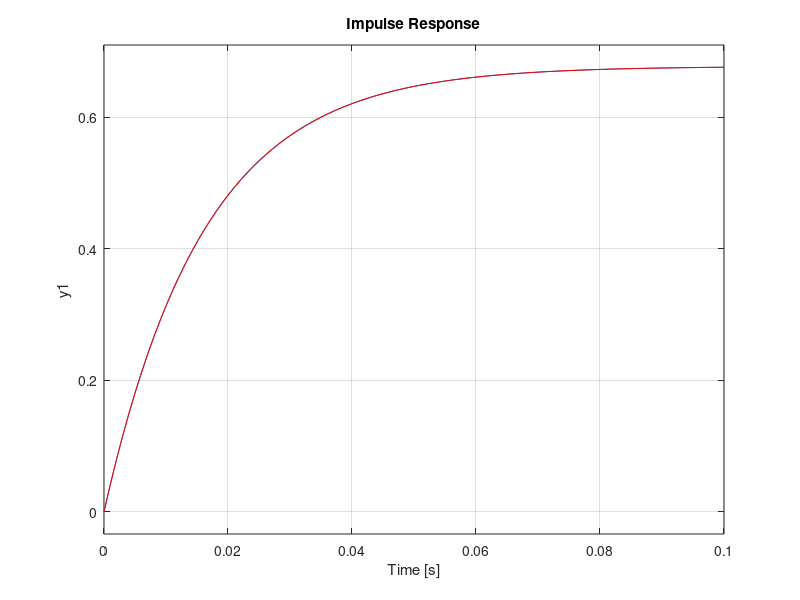

The MATLAB source for this figure:
%%%%First order
close all
clear
clc

%%% ydot + tau*y = f

tau = 62;
f = 42;


%%%Using MATLAB to Solve for y
%Y = tf([f],[1 tau 0])
%impulse(Y)
Y = zpk([],[0 -tau],[f])
impulse(Y)

%%%Analytical solution
t = linspace(0,0.1,100);
y_analytical = (f/tau)*(1-exp(-tau*t));
hold on
plot(t,y_analytical,'r-')
